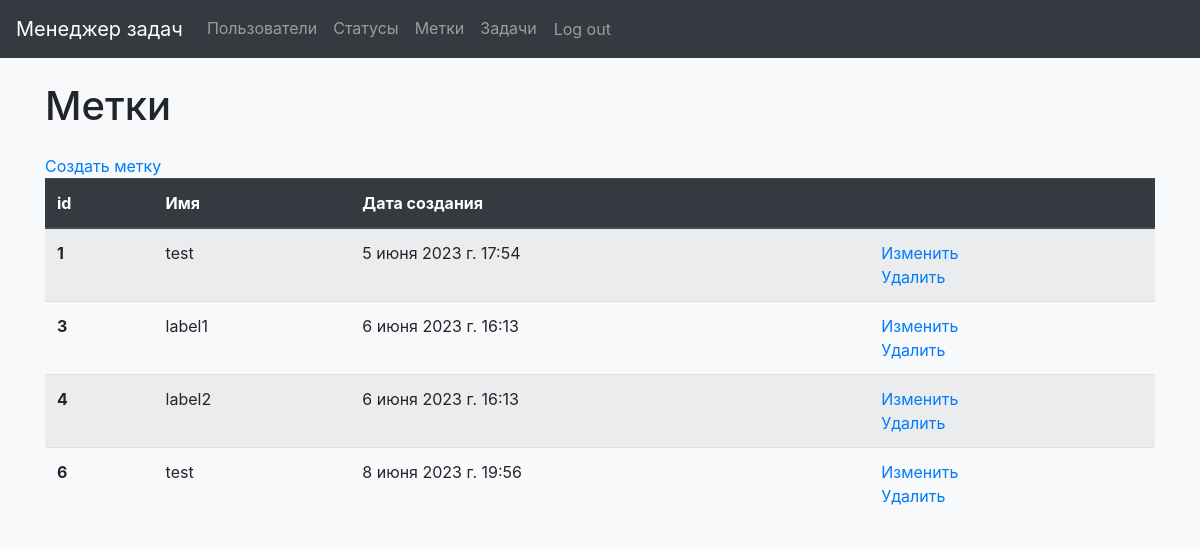
Page /labels/ (signed in) on the earlier database version.
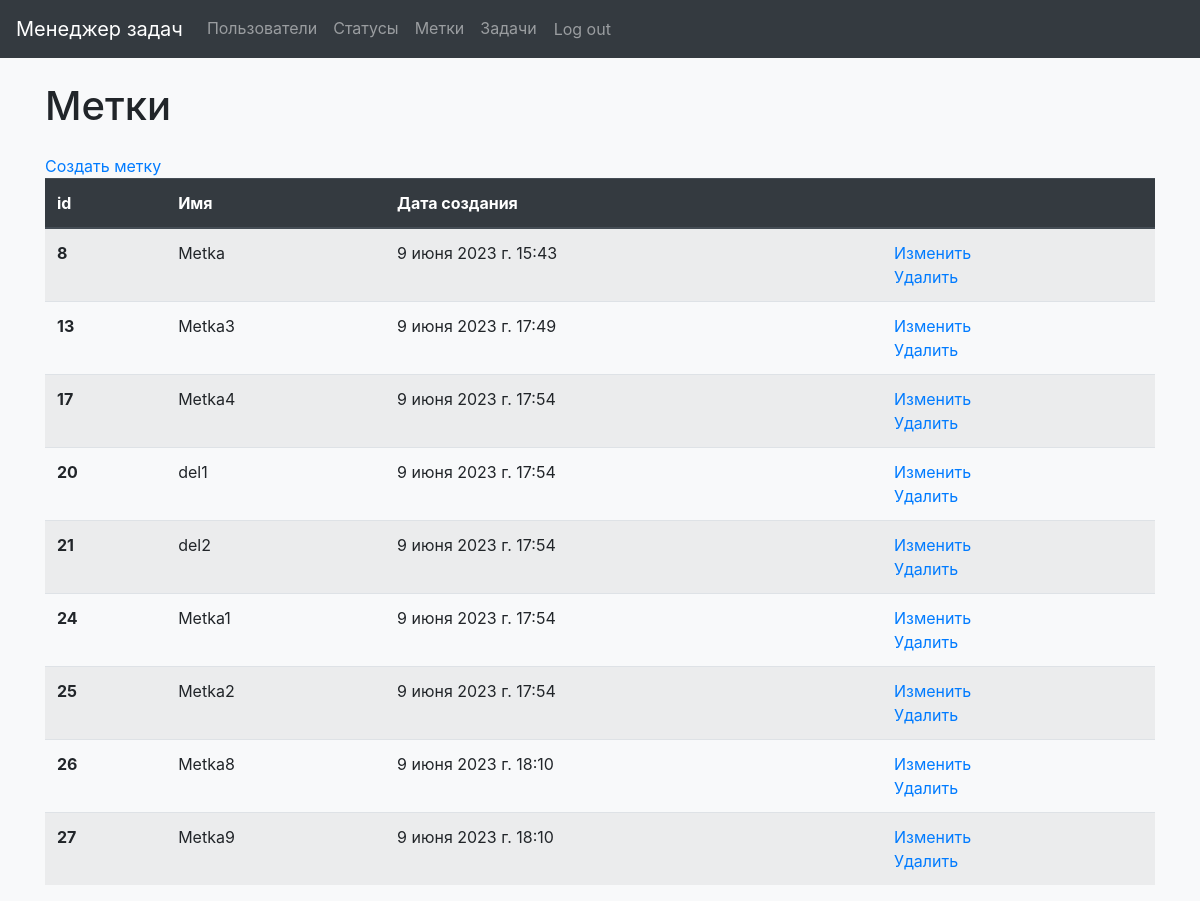
Same page on the later database version.
### task_manager/labels/models.py (models this page shows, shortened)
class Label(models.Model):
    label_name = models.CharField(
        max_length=250,
        unique=True,
        verbose_name=gettext('Name'),
        error_messages={
            'unique': gettext("%(model_name)s with this name already exists.")
        })
    created_at = models.DateTimeField(auto_now_add=True)
    class Meta:
        verbose_name = gettext('Label')

### task_manager/labels/views.py (the view)
# urls.py: path('', LabelsListView.as_view(), name='labels'),
class LabelsListView(View):
    def get(self, request, *args, **kwargs):
        if request.user.is_authenticated:
            labels = Label.objects.all()
            return render(request, 'labels/labels.html', context={
                "labels": labels,
            })
        messages.error(request, gettext(
            'You are not authorized! Please sign in.'
        ))
        return redirect('/login')

### task_manager/templates/labels/labels.html (shortened to what this page needs)
{% extends 'navbar.html' %}
{% load i18n %}
{% block content %}
<body class="bg-light">
  <div class="container wrapper flex-grow-1">
      <h1 class="my-4">{% trans 'Labels' %}</h1>
      <a href="{% url 'create_label' %}">{% trans 'Create label' %}</a>
        <table class="table table-striped">
          <thead class="thead-dark">
            <tr>
              <th scope="col">id</th>
              <th scope="col">{% trans 'Name' %}</th>
              <th scope="col">{% trans 'Date of creation' %}</th>
              <th scope="col"> </th>
            </tr>
          </thead>
          <tbody>
          {% for label in labels %}
            <tr>
              <th scope="row">{{ label.id }}</th>
              <td>{{ label.label_name }}</td>
              <td>{{ label.created_at }}</td>
              <td>
                <a href="{% url 'update_label' id=label.id%}">{% trans 'Update' %}</a>
                    <br>
                <a href="{% url 'delete_label' id=label.id%}">{% trans 'Delete' %}</a>
              </td>
            </tr>
          {% endfor %}
          </tbody>
        </table>
  </div>
</body>
{% endblock %}

### task_manager/templates/navbar.html (shortened to what this page needs)
<!doctype html>
{% load bootstrap4 %}
{% bootstrap_css %}
{% load i18n %}
{% load static %}
<html lang="ru">
  <head>
  </head>
  <body>
    <nav class="navbar navbar-expand-md navbar-dark bg-dark mb-4">
  <a class="navbar-brand " href="/">{% trans 'Task manager' %}</a>
  <div class="collapse navbar-collapse" id="navbarsExample01">
    <ul class="navbar-nav mr-auto">
      <li class="nav-item">
        <a class="nav-link" href="/users">{% trans 'Users' %}</a>
      </li>
      {% if request.user.is_authenticated %}
        <li class="nav-item">
        <a class="nav-link" href="/statuses">{% trans 'Statuses' %}</a>
        </li>
        <li class="nav-item">
        <a class="nav-link" href="/labels">{% trans 'Labels' %}</a>
        </li>
        <li class="nav-item">
        <a class="nav-link" href="/tasks">{% trans 'Tasks' %}</a>
        </li>
        <form action="{% url 'logout' %}" method="post">
        <li class="nav-item">
          <input class="btn nav-link" type="submit" value="{% trans 'Log out' %}">
        </li>
        </form>
      {% endif %}
    </ul>
  </div>
</nav>
  </body>
    {% block content %}
    {% endblock %}
</html>

Differences in the rows shown:
removed Label: id "1", label_name "test", created_at "5 июня 2023 г. 17:54"
removed Label: id "3", label_name "label1", created_at "6 июня 2023 г. 16:13"
removed Label: id "4", label_name "label2", created_at "6 июня 2023 г. 16:13"
removed Label: id "6", label_name "test", created_at "8 июня 2023 г. 19:56"
added Label: id "8", label_name "Metka", created_at "9 июня 2023 г. 15:43"
added Label: id "13", label_name "Metka3", created_at "9 июня 2023 г. 17:49"
added Label: id "17", label_name "Metka4", created_at "9 июня 2023 г. 17:54"
added Label: id "20", label_name "del1", created_at "9 июня 2023 г. 17:54"
added Label: id "21", label_name "del2", created_at "9 июня 2023 г. 17:54"
added Label: id "24", label_name "Metka1", created_at "9 июня 2023 г. 17:54"
added Label: id "25", label_name "Metka2", created_at "9 июня 2023 г. 17:54"
added Label: id "26", label_name "Metka8", created_at "9 июня 2023 г. 18:10"
added Label: id "27", label_name "Metka9", created_at "9 июня 2023 г. 18:10"
